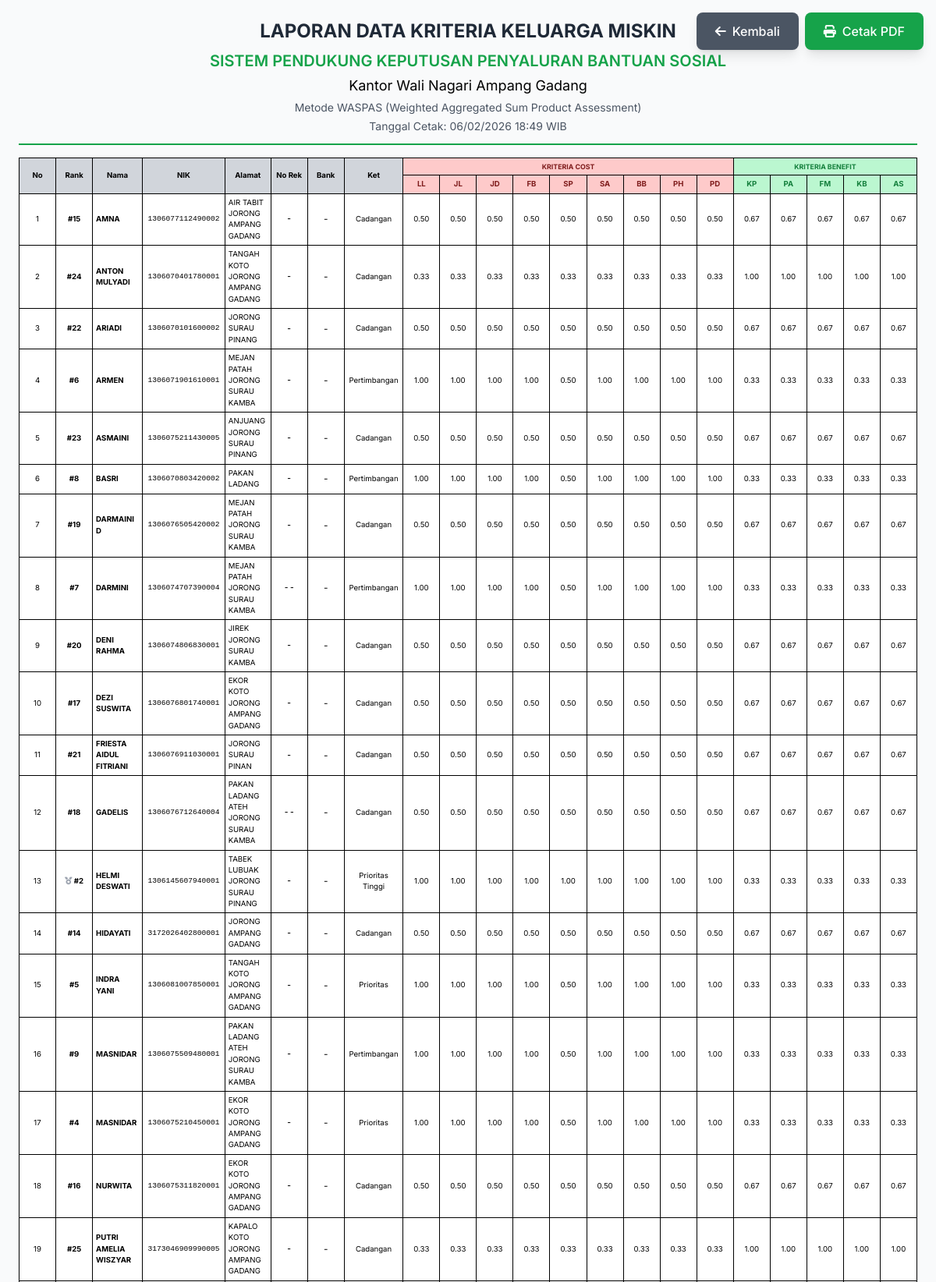
The app's page /pages/laporan.php (signed in, upper part) with its own data.
### tables this page shows
CREATE TABLE `data_kriteria` (
  `id` int(11) NOT NULL,
  `penerima_id` int(11) NOT NULL,
  `c1` decimal(5,2) DEFAULT 0.00 COMMENT 'Nilai desimal: 0.33, 0.50, 1.00',
  `c2` decimal(5,2) DEFAULT 0.00,
  `c3` decimal(5,2) DEFAULT 0.00,
  `c4` decimal(5,2) DEFAULT 0.00,
  `c5` decimal(5,2) DEFAULT 0.00,
  `c6` decimal(5,2) DEFAULT 0.00,
  `c7` decimal(5,2) DEFAULT 0.00,
  `c8` decimal(5,2) DEFAULT 0.00,
  `c9` decimal(5,2) DEFAULT 0.00,
  `c10` decimal(5,2) DEFAULT 0.00,
  `c11` decimal(5,2) DEFAULT 0.00,
  `c12` decimal(5,2) DEFAULT 0.00,
  `c13` decimal(5,2) DEFAULT 0.00,
  `c14` decimal(5,2) DEFAULT 0.00,
  `total_bobot` decimal(10,2) DEFAULT 0.00,
  `created_at` timestamp NULL DEFAULT current_timestamp()
);

CREATE TABLE `penerima_bantuan` (
  `id` int(11) NOT NULL,
  `nama` varchar(100) NOT NULL,
  `nik` varchar(20) NOT NULL,
  `alamat` text DEFAULT NULL,
  `no_rekening` varchar(50) DEFAULT NULL,
  `nama_bank` varchar(50) DEFAULT NULL,
  `jml_penghuni` int(11) DEFAULT NULL,
  `pkh` varchar(10) DEFAULT NULL,
  `bpnt` varchar(10) DEFAULT NULL,
  `kp` varchar(10) DEFAULT NULL,
  `kehilangan_pekerjaan` varchar(10) DEFAULT NULL,
  `tidak_terdata` varchar(10) DEFAULT NULL,
  `sakit_kronis` varchar(10) DEFAULT NULL,
  `rekomendasi` varchar(20) DEFAULT NULL,
  `no_hp` varchar(20) DEFAULT NULL,
  `keterangan` text DEFAULT NULL,
  `created_at` timestamp NULL DEFAULT current_timestamp()
);

### classes/Database.php (called while the page is built, shortened)
<?php
class Database {
    private static $instance = null;
    private $pdo;
    private function __construct() {
        $config = require __DIR__ . '/../config/database.php';
        try {
            $dsn = "mysql:host={$config['host']};dbname={$config['dbname']};charset={$config['charset']}";
            $this->pdo = new PDO($dsn, $config['username'], $config['password'], $config['options']);
        } catch (PDOException $e) {
            die("Database connection failed: " . $e->getMessage());
        }
    }
    public static function getInstance() {
        if (self::$instance === null) {
            self::$instance = new self();
        }
        return self::$instance;
    }
    public function query($sql, $params = []) {
        $stmt = $this->pdo->prepare($sql);
        $stmt->execute($params);
        return $stmt;
    }
    public function fetchAll($sql, $params = []) {
        return $this->query($sql, $params)->fetchAll();
    }
}

### config/database.php (called while the page is built)
<?php
return [
    'host' => 'localhost',
    'dbname' => 'bansos_waspas',
    'username' => 'root',
    'password' => '',
    'charset' => 'utf8mb4',
    'options' => [
        PDO::ATTR_ERRMODE => PDO::ERRMODE_EXCEPTION,
        PDO::ATTR_DEFAULT_FETCH_MODE => PDO::FETCH_ASSOC,
        PDO::ATTR_EMULATE_PREPARES => false,
    ]
];

### classes/WASPAS.php (called while the page is built, shortened)
<?php
class WASPAS {
    private $db;
    public function __construct() {
        $this->db = Database::getInstance();
    }
    public function calculate($tahun, $periode = null, $lambda = 0.5) {
        $this->lambda = $lambda;
        $kriteria = $this->getKriteria();
        $dataKriteria = $this->getDataKriteria();
        $results = [];
        foreach ($dataKriteria as $penerima) {
            $penerimaId = $penerima['penerima_id'];
            $q1 = 0;
            $q2 = 1;
            $kriteriaMap = [];
            foreach ($kriteria as $k) {
                $kriteriaMap[$k['kode']] = $k;
            }
            for ($i = 1; $i <= 14; $i++) {
                $kode = "C$i";
                $col = "c$i";
                $nilai = floatval($penerima[$col] ?? 0);
                if (isset($kriteriaMap[$kode])) {
                    $bobot = floatval($kriteriaMap[$kode]['bobot']) / 100;
                    $q1 += $nilai * $bobot;
                    if ($nilai > 0) {
                        $q2 *= pow($nilai, $bobot);
                    }
                }
            }
            $q1 = $this->lambda * $q1;
            $q2 = (1 - $this->lambda) * $q2;
            $qiWaspas = $q1 + $q2;
            $details = [];
            for ($i = 1; $i <= 14; $i++) {
                $kode = "C$i";
                $col = "c$i";
                $nilai = floatval($penerima[$col] ?? 0);
                if (isset($kriteriaMap[$kode])) {
                    $details[$kode] = [
                        'kriteria' => $kriteriaMap[$kode]['nama'],
                        'nilai' => $nilai,
                        'bobot' => floatval($kriteriaMap[$kode]['bobot'])
                    ];
                }
            }
            $results[] = [
                'penerima_id' => $penerimaId,
                'nik' => $penerima['nik'],
                'nama' => $penerima['nama'],
                'q1' => round($q1, 4),
                'q2' => round($q2, 4),
                'qi_waspas' => round($qiWaspas, 4),
                'details' => $details
            ];
        }
        usort($results, function($a, $b) {
            return $b['qi_waspas'] <=> $a['qi_waspas'];
        });
        $rank = 1;
        return $results;
    }
    private function getKriteria() {
        $sql = "SELECT * FROM kriteria WHERE status = 'aktif' AND kode LIKE 'C%' ORDER BY kode";
        return $this->db->fetchAll($sql);
    }
    private function getDataKriteria() {
        $sql = "SELECT dk.*, p.nama, p.nik, p.id as penerima_id
                FROM data_kriteria dk
                JOIN penerima_bantuan p ON dk.penerima_id = p.id
                ORDER BY dk.id DESC";
        return $this->db->fetchAll($sql);
    }
}

### pages/laporan.php (the view, shortened to what this page needs)
<?php
require_once '../classes/Database.php';
require_once '../classes/WASPAS.php';
$tahun = $_GET['tahun'] ?? date('Y');
$periode = $_GET['periode'] ?? null;
$db = Database::getInstance();
$waspas = new WASPAS();
$rankingResults = $waspas->calculate($tahun, $periode);
$params = [];
$where = '';
$sql = "SELECT dk.*, p.nama, p.nik, p.alamat, p.no_rekening, p.nama_bank
        FROM data_kriteria dk
        JOIN penerima_bantuan p ON dk.penerima_id = p.id
        $where
        ORDER BY p.nama ASC";
$results = $db->fetchAll($sql, $params);
$rankingMap = [];
foreach ($rankingResults as $rank) {
    $rankingMap[$rank['penerima_id']] = $rank;
}
function getKeterangan($rank) {
    if ($rank == 1) return 'Prioritas Utama';
    if ($rank == 2) return 'Prioritas Tinggi';
    if ($rank == 3) return 'Prioritas Sedang';
    if ($rank <= 5) return 'Prioritas';
    if ($rank <= 10) return 'Pertimbangan';
    return 'Cadangan';
}
?>
<!DOCTYPE html>
<html lang="id">
<head>
    <script src="https://cdn.tailwindcss.com"></script>
    <link rel="stylesheet" href="https://cdnjs.cloudflare.com/ajax/libs/font-awesome/6.4.0/css/all.min.css">
</head>
<body class="bg-gray-50">
    <div class="no-print fixed top-4 right-4 z-50 flex gap-2">
        <a href="input-kriteria.php" class="px-6 py-3 bg-gray-600 hover:bg-gray-700 text-white font-medium rounded-lg shadow-lg transition inline-block">
            <i class="fas fa-arrow-left mr-2"></i>Kembali
        </a>
        <button onclick="window.print()" class="px-6 py-3 bg-green-600 hover:bg-green-700 text-white font-medium rounded-lg shadow-lg transition">
            <i class="fas fa-print mr-2"></i>Cetak PDF
        </button>
    </div>
    <div class="print-container max-w-7xl mx-auto p-6">
        <div class="text-center mb-4 border-b-2 border-green-600 pb-3">
            <h1 class="header-title text-2xl font-bold text-gray-800 mb-2">LAPORAN DATA KRITERIA KELUARGA MISKIN</h1>
            <h2 class="header-subtitle text-xl font-semibold text-green-600">SISTEM PENDUKUNG KEPUTUSAN PENYALURAN BANTUAN SOSIAL</h2>
            <p class="header-info text-lg mt-1">Kantor Wali Nagari Ampang Gadang</p>
            <p class="header-info text-sm text-gray-600 mt-1">Metode WASPAS (Weighted Aggregated Sum Product Assessment)</p>
            <p class="header-info text-sm text-gray-600 mt-1">Tanggal Cetak: <?= date('d/m/Y H:i') ?> WIB</p>
        </div>
        <?php if (empty($results)): ?>
        <div class="bg-yellow-50 border-l-4 border-yellow-500 text-yellow-700 p-4 mb-6">
            <p>Tidak ada data untuk dicetak.</p>
        </div>
        <?php else: ?>
        <div class="table-screen mb-4">
            <table class="table-report w-full">
                <thead>
                    <tr>
                        <th rowspan="2" style="width: 25px;">No</th>
                        <th rowspan="2" style="width: 30px;">Rank</th>
                        <th rowspan="2" style="width: 60px;">Nama</th>
                        <th rowspan="2" style="width: 50px;">NIK</th>
                        <th rowspan="2" style="width: 50px;">Alamat</th>
                        <th rowspan="2" style="width: 40px;">No Rek</th>
                        <th rowspan="2" style="width: 40px;">Bank</th>
                        <th rowspan="2" style="width: 35px;">Ket</th>
                        <th colspan="9" class="cost-header" style="font-size: 0.55rem;">KRITERIA COST</th>
                        <th colspan="5" class="benefit-header" style="font-size: 0.55rem;">KRITERIA BENEFIT</th>
                    </tr>
                    <tr>
                        <th class="cost-header" title="Luas Lantai" style="width: 20px;">LL</th>
                        <th class="cost-header" title="Jenis Lantai" style="width: 20px;">JL</th>
                        <th class="cost-header" title="Jenis Dinding" style="width: 20px;">JD</th>
                        <th class="cost-header" title="Fasilitas Buang air" style="width: 20px;">FB</th>
                        <th class="cost-header" title="Sumber Penerangan" style="width: 20px;">SP</th>
                        <th class="cost-header" title="Sumber Air" style="width: 20px;">SA</th>
                        <th class="cost-header" title="Bahan Bakar" style="width: 20px;">BB</th>
                        <th class="cost-header" title="Penghasilan" style="width: 20px;">PH</th>
                        <th class="cost-header" title="Pendidikan" style="width: 20px;">PD</th>
                        <th class="benefit-header" title="Konsumsi Protein" style="width: 20px;">KP</th>
                        <th class="benefit-header" title="Pakaian" style="width: 20px;">PA</th>
                        <th class="benefit-header" title="Frekuensi Makan" style="width: 20px;">FM</th>
                        <th class="benefit-header" title="Kemampuan Berobat" style="width: 20px;">KB</th>
                        <th class="benefit-header" title="Aset" style="width: 20px;">AS</th>
                    </tr>
                </thead>
                <tbody>
                    <?php $no = 1; foreach ($results as $row):
                        $rankInfo = isset($rankingMap[$row['penerima_id']]) ? $rankingMap[$row['penerima_id']] : null;
                        $rank = $rankInfo ? $rankInfo['rank'] : 0;
                        $keterangan = $rank ? getKeterangan($rank) : 'Tidak Ada Ranking';
                        $isTop3 = $rank && $rank <= 3;
                        $criteriaData = [
                            'c1' => $row['c1'], 'c2' => $row['c2'], 'c3' => $row['c3'], 'c4' => $row['c4'],
                            'c5' => $row['c5'], 'c6' => $row['c6'], 'c7' => $row['c7'], 'c12' => $row['c12'],
                            'c13' => $row['c13'], 'c8' => $row['c8'], 'c9' => $row['c9'], 'c10' => $row['c10'],
                            'c11' => $row['c11'], 'c14' => $row['c14']
                        ];
                    ?>
                    <tr class="<?= $isTop3 ? 'top3-highlight' : '' ?>">
                        <td><?= $no++ ?></td>
                        <td class="text-center font-bold">
                            <?php if ($isTop3): ?>
                                <i class="fas fa-medal <?= $rank == 1 ? 'text-yellow-500' : ($rank == 2 ? 'text-gray-400' : 'text-orange-600') ?>"></i>
                            <?php endif; ?>
                            #<?= $rank ?>
                        </td>
                        <td class="col-nama font-bold <?= $isTop3 ? 'text-green-700' : '' ?>" title="<?= htmlspecialchars($row['nama']) ?>"><?= htmlspecialchars($row['nama']) ?></td>
                        <td class="col-nik font-mono"><?= htmlspecialchars($row['nik']) ?></td>
                        <td class="col-alamat" title="<?= htmlspecialchars($row['alamat'] ?? '-') ?>"><?= htmlspecialchars($row['alamat'] ?? '-') ?></td>
                        <td class="text-xs font-mono"><?= htmlspecialchars($row['no_rekening'] ?? '-') ?></td>
                        <td class="text-xs"><?= htmlspecialchars($row['nama_bank'] ?? '-') ?></td>
                        <td class="col-ket text-center"><?= $keterangan ?></td>
                        <td><?= number_format($criteriaData['c1'], 2) ?></td>
                        <td><?= number_format($criteriaData['c2'], 2) ?></td>
                        <td><?= number_format($criteriaData['c3'], 2) ?></td>
                        <td><?= number_format($criteriaData['c4'], 2) ?></td>
                        <td><?= number_format($criteriaData['c5'], 2) ?></td>
                        <td><?= number_format($criteriaData['c6'], 2) ?></td>
                        <td><?= number_format($criteriaData['c7'], 2) ?></td>
                        <td><?= number_format($criteriaData['c12'], 2) ?></td>
                        <td><?= number_format($criteriaData['c13'], 2) ?></td>
                        <td><?= number_format($criteriaData['c8'], 2) ?></td>
                        <td><?= number_format($criteriaData['c9'], 2) ?></td>
                        <td><?= number_format($criteriaData['c10'], 2) ?></td>
                        <td><?= number_format($criteriaData['c11'], 2) ?></td>
                        <td><?= number_format($criteriaData['c14'], 2) ?></td>
                    </tr>
                    <?php endforeach; ?>
                </tbody>
            </table>
        </div>
        <?php endif; ?>
    </div>
</body>
</html>

### pages/laporan.php (style rules this page uses)
* { font-family: 'Inter', sans-serif; }
.table-report { border-collapse: collapse; font-size: 0.60rem; }
.table-report th, .table-report td { border: 1px solid #000; padding: 4px; text-align: center; }
.table-report th { background-color: #d1d5db; color: black; font-weight: bold; }
.table-report td { background-color: white; color: black; }
.table-report .col-nama { text-align: left; }
.table-report .col-alamat { text-align: left; }
.cost-header { background-color: #fecaca !important; color: #7f1d1d !important; }
.benefit-header { background-color: #bbf7d0 !important; color: #15803d !important; }
.table-screen { overflow-x: auto; }
.table-screen th, .table-screen td { min-width: 45px; }

### records on screen
data_kriteria: penerima "15", penerima.nama "AMNA", penerima.nik "1306077112490002", penerima.alamat "AIR TABIT JORONG AMPANG GADANG", penerima.no_rekening "-", penerima.nama_bank "-", penerima "Cadangan", c1 "0.50", c2 "0.50", c3 "0.50", c4 "0.50", c5 "0.50", c6 "0.50", c7 "0.50", c12 "0.50", c13 "0.50", c8 "0.67", c9 "0.67", c10 "0.67", c11 "0.67", c14 "0.67"
data_kriteria: penerima "24", penerima.nama "ANTON MULYADI", penerima.nik "1306070401780001", penerima.alamat "TANGAH KOTO JORONG AMPANG GADANG", penerima.no_rekening "-", penerima.nama_bank "-", penerima "Cadangan", c1 "0.33", c2 "0.33", c3 "0.33", c4 "0.33", c5 "0.33", c6 "0.33", c7 "0.33", c12 "0.33", c13 "0.33", c8 "1.00", c9 "1.00", c10 "1.00", c11 "1.00", c14 "1.00"
data_kriteria: penerima "22", penerima.nama "ARIADI", penerima.nik "1306070101600002", penerima.alamat "JORONG SURAU PINANG", penerima.no_rekening "-", penerima.nama_bank "-", penerima "Cadangan", c1 "0.50", c2 "0.50", c3 "0.50", c4 "0.50", c5 "0.50", c6 "0.50", c7 "0.50", c12 "0.50", c13 "0.50", c8 "0.67", c9 "0.67", c10 "0.67", c11 "0.67", c14 "0.67"
data_kriteria: penerima "6", penerima.nama "ARMEN", penerima.nik "1306071901610001", penerima.alamat "MEJAN PATAH JORONG SURAU KAMBA", penerima.no_rekening "-", penerima.nama_bank "-", penerima "Pertimbangan", c1 "1.00", c2 "1.00", c3 "1.00", c4 "1.00", c5 "0.50", c6 "1.00", c7 "1.00", c12 "1.00", c13 "1.00", c8 "0.33", c9 "0.33", c10 "0.33", c11 "0.33", c14 "0.33"
data_kriteria: penerima "23", penerima.nama "ASMAINI", penerima.nik "1306075211430005", penerima.alamat "ANJUANG JORONG SURAU PINANG", penerima.no_rekening "-", penerima.nama_bank "-", penerima "Cadangan", c1 "0.50", c2 "0.50", c3 "0.50", c4 "0.50", c5 "0.50", c6 "0.50", c7 "0.50", c12 "0.50", c13 "0.50", c8 "0.67", c9 "0.67", c10 "0.67", c11 "0.67", c14 "0.67"
data_kriteria: penerima "8", penerima.nama "BASRI", penerima.nik "1306070803420002", penerima.alamat "PAKAN LADANG", penerima.no_rekening "-", penerima.nama_bank "-", penerima "Pertimbangan", c1 "1.00", c2 "1.00", c3 "1.00", c4 "1.00", c5 "0.50", c6 "1.00", c7 "1.00", c12 "1.00", c13 "1.00", c8 "0.33", c9 "0.33", c10 "0.33", c11 "0.33", c14 "0.33"
data_kriteria: penerima "19", penerima.nama "DARMAINI D", penerima.nik "1306076505420002", penerima.alamat "MEJAN PATAH JORONG SURAU KAMBA", penerima.no_rekening "-", penerima.nama_bank "-", penerima "Cadangan", c1 "0.50", c2 "0.50", c3 "0.50", c4 "0.50", c5 "0.50", c6 "0.50", c7 "0.50", c12 "0.50", c13 "0.50", c8 "0.67", c9 "0.67", c10 "0.67", c11 "0.67", c14 "0.67"
data_kriteria: penerima "7", penerima.nama "DARMINI", penerima.nik "1306074707390004", penerima.alamat "MEJAN PATAH JORONG SURAU KAMBA", penerima.no_rekening "--", penerima.nama_bank "-", penerima "Pertimbangan", c1 "1.00", c2 "1.00", c3 "1.00", c4 "1.00", c5 "0.50", c6 "1.00", c7 "1.00", c12 "1.00", c13 "1.00", c8 "0.33", c9 "0.33", c10 "0.33", c11 "0.33", c14 "0.33"
data_kriteria: penerima "20", penerima.nama "DENI RAHMA", penerima.nik "1306074806830001", penerima.alamat "JIREK JORONG SURAU KAMBA", penerima.no_rekening "-", penerima.nama_bank "-", penerima "Cadangan", c1 "0.50", c2 "0.50", c3 "0.50", c4 "0.50", c5 "0.50", c6 "0.50", c7 "0.50", c12 "0.50", c13 "0.50", c8 "0.67", c9 "0.67", c10 "0.67", c11 "0.67", c14 "0.67"
data_kriteria: penerima "17", penerima.nama "DEZI SUSWITA", penerima.nik "1306076801740001", penerima.alamat "EKOR KOTO JORONG AMPANG GADANG", penerima.no_rekening "-", penerima.nama_bank "-", penerima "Cadangan", c1 "0.50", c2 "0.50", c3 "0.50", c4 "0.50", c5 "0.50", c6 "0.50", c7 "0.50", c12 "0.50", c13 "0.50", c8 "0.67", c9 "0.67", c10 "0.67", c11 "0.67", c14 "0.67"
data_kriteria: penerima "21", penerima.nama "FRIESTA AIDUL FITRIANI", penerima.nik "1306076911030001", penerima.alamat "JORONG SURAU PINAN", penerima.no_rekening "-", penerima.nama_bank "-", penerima "Cadangan", c1 "0.50", c2 "0.50", c3 "0.50", c4 "0.50", c5 "0.50", c6 "0.50", c7 "0.50", c12 "0.50", c13 "0.50", c8 "0.67", c9 "0.67", c10 "0.67", c11 "0.67", c14 "0.67"
data_kriteria: penerima "18", penerima.nama "GADELIS", penerima.nik "1306076712640004", penerima.alamat "PAKAN LADANG ATEH JORONG SURAU KAMBA", penerima.no_rekening "--", penerima.nama_bank "-", penerima "Cadangan", c1 "0.50", c2 "0.50", c3 "0.50", c4 "0.50", c5 "0.50", c6 "0.50", c7 "0.50", c12 "0.50", c13 "0.50", c8 "0.67", c9 "0.67", c10 "0.67", c11 "0.67", c14 "0.67"
data_kriteria: penerima "2", penerima.nama "HELMI DESWATI", penerima.nik "1306145607940001", penerima.alamat "TABEK LUBUAK JORONG SURAU PINANG", penerima.no_rekening "-", penerima.nama_bank "-", penerima "Prioritas Tinggi", c1 "1.00", c2 "1.00", c3 "1.00", c4 "1.00", c5 "1.00", c6 "1.00", c7 "1.00", c12 "1.00", c13 "1.00", c8 "0.33", c9 "0.33", c10 "0.33", c11 "0.33", c14 "0.33"
data_kriteria: penerima "14", penerima.nama "HIDAYATI", penerima.nik "3172026402800001", penerima.alamat "JORONG AMPANG GADANG", penerima.no_rekening "-", penerima.nama_bank "-", penerima "Cadangan", c1 "0.50", c2 "0.50", c3 "0.50", c4 "0.50", c5 "0.50", c6 "0.50", c7 "0.50", c12 "0.50", c13 "0.50", c8 "0.67", c9 "0.67", c10 "0.67", c11 "0.67", c14 "0.67"
data_kriteria: penerima "5", penerima.nama "INDRA YANI", penerima.nik "1306081007850001", penerima.alamat "TANGAH KOTO JORONG AMPANG GADANG", penerima.no_rekening "-", penerima.nama_bank "-", penerima "Prioritas", c1 "1.00", c2 "1.00", c3 "1.00", c4 "1.00", c5 "0.50", c6 "1.00", c7 "1.00", c12 "1.00", c13 "1.00", c8 "0.33", c9 "0.33", c10 "0.33", c11 "0.33", c14 "0.33"
data_kriteria: penerima "9", penerima.nama "MASNIDAR", penerima.nik "1306075509480001", penerima.alamat "PAKAN LADANG ATEH JORONG SURAU KAMBA", penerima.no_rekening "-", penerima.nama_bank "-", penerima "Pertimbangan", c1 "1.00", c2 "1.00", c3 "1.00", c4 "1.00", c5 "0.50", c6 "1.00", c7 "1.00", c12 "1.00", c13 "1.00", c8 "0.33", c9 "0.33", c10 "0.33", c11 "0.33", c14 "0.33"
data_kriteria: penerima "4", penerima.nama "MASNIDAR", penerima.nik "1306075210450001", penerima.alamat "EKOR KOTO JORONG AMPANG GADANG", penerima.no_rekening "-", penerima.nama_bank "-", penerima "Prioritas", c1 "1.00", c2 "1.00", c3 "1.00", c4 "1.00", c5 "0.50", c6 "1.00", c7 "1.00", c12 "1.00", c13 "1.00", c8 "0.33", c9 "0.33", c10 "0.33", c11 "0.33", c14 "0.33"
data_kriteria: penerima "16", penerima.nama "NURWITA", penerima.nik "1306075311820001", penerima.alamat "EKOR KOTO JORONG AMPANG GADANG", penerima.no_rekening "-", penerima.nama_bank "-", penerima "Cadangan", c1 "0.50", c2 "0.50", c3 "0.50", c4 "0.50", c5 "0.50", c6 "0.50", c7 "0.50", c12 "0.50", c13 "0.50", c8 "0.67", c9 "0.67", c10 "0.67", c11 "0.67", c14 "0.67"
data_kriteria: penerima "25", penerima.nama "PUTRI AMELIA WISZYAR", penerima.nik "3173046909990005", penerima.alamat "KAPALO KOTO JORONG AMPANG GADANG", penerima.no_rekening "-", penerima.nama_bank "-", penerima "Cadangan", c1 "0.33", c2 "0.33", c3 "0.33", c4 "0.33", c5 "0.33", c6 "0.33", c7 "0.33", c12 "0.33", c13 "0.33", c8 "1.00", c9 "1.00", c10 "1.00", c11 "1.00", c14 "1.00"
